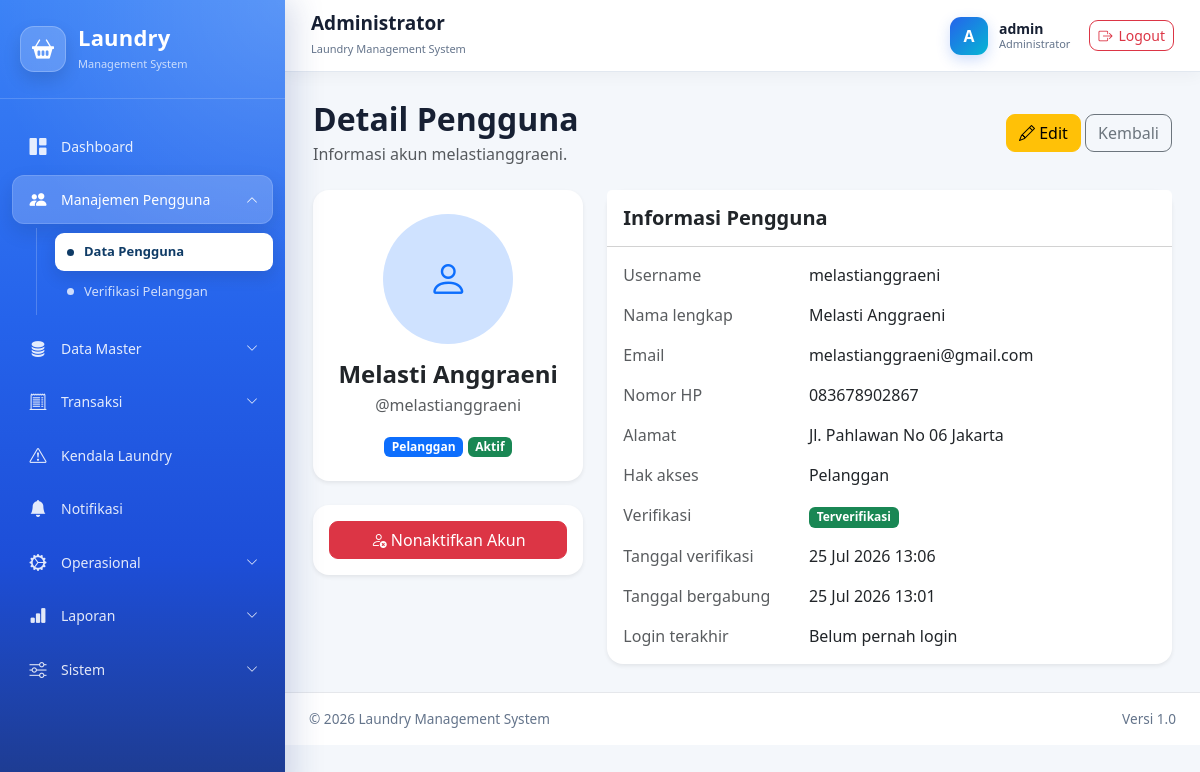
The app's page /administrator/pengguna/5/ (signed in) with its own data.
### administrator/models.py (models this page shows, shortened)
class User(AbstractUser):
    class Role(models.TextChoices):
        ADMINISTRATOR = "administrator", "Administrator"
        KASIR = "kasir", "Kasir"
        PETUGAS_LAUNDRY = "petugaslaundry", "Petugas Laundry"
        PELANGGAN = "pelanggan", "Pelanggan"
    role = models.CharField(
        max_length=30,
        choices=Role.choices,
        default=Role.PELANGGAN,
        db_index=True,
        verbose_name="Hak akses",
    )
    nomor_hp = models.CharField(
        max_length=20,
        unique=True,
        verbose_name="Nomor HP",
    )
    alamat = models.TextField(
        blank=True,
        verbose_name="Alamat",
    )
    foto = models.ImageField(
        upload_to="pengguna/foto/",
        blank=True,
        null=True,
        verbose_name="Foto",
    )
    is_verified = models.BooleanField(
        default=False,
        db_index=True,
        verbose_name="Terverifikasi",
        help_text="Pelanggan harus diverifikasi administrator sebelum dapat login.",
    )
    verified_at = models.DateTimeField(
        blank=True,
        null=True,
        verbose_name="Waktu verifikasi",
    )
    verified_by = models.ForeignKey(
        "self",
        on_delete=models.SET_NULL,
        blank=True,
        null=True,
        related_name="pengguna_diverifikasi",
        verbose_name="Diverifikasi oleh",
    )
    email = models.EmailField(
        unique=True,
        verbose_name="Email",
    )
    class Meta:
        verbose_name = "Pengguna"
        verbose_name_plural = "Data Pengguna"
        ordering = ["username"]
    def verifikasi(self, administrator):
        """
        Memverifikasi akun pelanggan.
        """
        self.is_verified = True
        self.is_active = True
        self.verified_at = timezone.now()
        self.verified_by = administrator
        self.save(
            update_fields=[
                "is_verified",
                "is_active",
                "verified_at",
                "verified_by",
            ]
        )

### administrator/views_user.py (the view)
@administrator_required
def user_detail(request, pk):
    user_obj = get_object_or_404(
        User,
        pk=pk,
    )
    context = {
        "user_obj": user_obj,
    }
    return render(
        request,
        "administrator/users/user_detail.html",
        context,
    )

### templates/administrator/users/user_detail.html (shortened to what this page needs)
{% extends "base.html" %}
{% block content %}
<div class="d-flex flex-wrap justify-content-between align-items-center mb-4">
    <div>
        <h2 class="fw-bold mb-1">
            Detail Pengguna
        </h2>
        <p class="text-muted mb-0">
            Informasi akun {{ user_obj.username }}.
        </p>
    </div>
    <div class="mt-3 mt-md-0">
        <a
            href="{% url 'administrator:user_update' user_obj.pk %}"
            class="btn btn-warning"
        >
            <i class="bi bi-pencil"></i>
            Edit
        </a>
        <a
            href="{% url 'administrator:user_list' %}"
            class="btn btn-outline-secondary"
        >
            Kembali
        </a>
    </div>
</div>
<div class="row g-4">
    <div class="col-lg-4">
        <div class="card border-0 shadow-sm text-center">
            <div class="card-body p-4">
                {% if user_obj.foto %}
                    <img
                        src="{{ user_obj.foto.url }}"
                        alt="{{ user_obj.username }}"
                        class="rounded-circle mb-3"
                        width="130"
                        height="130"
                        style="object-fit: cover;"
                    >
                {% else %}
                    <div
                        class="rounded-circle bg-primary-subtle text-primary d-flex align-items-center justify-content-center mx-auto mb-3"
                        style="width: 130px; height: 130px;"
                    >
                        <i class="bi bi-person fs-1"></i>
                    </div>
                {% endif %}
                <h4 class="fw-bold mb-1">
                    {{ user_obj.get_full_name|default:user_obj.username }}
                </h4>
                <p class="text-muted">
                    @{{ user_obj.username }}
                </p>
                <span class="badge bg-primary">
                    {{ user_obj.get_role_display }}
                </span>
                {% if user_obj.is_active %}
                    <span class="badge bg-success">
                        Aktif
                    </span>
                {% else %}
                    <span class="badge bg-secondary">
                        Nonaktif
                    </span>
                {% endif %}
            </div>
        </div>
        <div class="card border-0 shadow-sm mt-4">
            <div class="card-body">
                {% if user_obj.pk != request.user.pk and not user_obj.is_superuser %}
                    <form
                        method="post"
                        action="{% url 'administrator:user_toggle_active' user_obj.pk %}"
                        class="d-grid"
                    >
                        {% if user_obj.is_active %}
                            <button
                                type="submit"
                                class="btn btn-danger"
                                onclick="return confirm('Nonaktifkan akun ini?')"
                            >
                                <i class="bi bi-person-x"></i>
                                Nonaktifkan Akun
                            </button>
                        {% endif %}
                    </form>
                {% endif %}
            </div>
        </div>
    </div>
    <div class="col-lg-8">
        <div class="card border-0 shadow-sm">
            <div class="card-header bg-white py-3">
                <h5 class="fw-bold mb-0">
                    Informasi Pengguna
                </h5>
            </div>
            <div class="card-body">
                <div class="row mb-3">
                    <div class="col-sm-4 text-muted">
                        Username
                    </div>
                    <div class="col-sm-8">
                        {{ user_obj.username }}
                    </div>
                </div>
                <div class="row mb-3">
                    <div class="col-sm-4 text-muted">
                        Nama lengkap
                    </div>
                    <div class="col-sm-8">
                        {{ user_obj.get_full_name|default:"-" }}
                    </div>
                </div>
                <div class="row mb-3">
                    <div class="col-sm-4 text-muted">
                        Email
                    </div>
                    <div class="col-sm-8">
                        {{ user_obj.email|default:"-" }}
                    </div>
                </div>
                <div class="row mb-3">
                    <div class="col-sm-4 text-muted">
                        Nomor HP
                    </div>
                    <div class="col-sm-8">
                        {{ user_obj.nomor_hp|default:"-" }}
                    </div>
                </div>
                <div class="row mb-3">
                    <div class="col-sm-4 text-muted">
                        Alamat
                    </div>
                    <div class="col-sm-8">
                        {{ user_obj.alamat|default:"-"|linebreaksbr }}
                    </div>
                </div>
                <div class="row mb-3">
                    <div class="col-sm-4 text-muted">
                        Hak akses
                    </div>
                    <div class="col-sm-8">
                        {{ user_obj.get_role_display }}
                    </div>
                </div>
                <div class="row mb-3">
                    <div class="col-sm-4 text-muted">
                        Verifikasi
                    </div>
                    <div class="col-sm-8">
                        {% if user_obj.is_verified %}
                            <span class="badge bg-success">
                                Terverifikasi
                            </span>
                        {% else %}
                            <span class="badge bg-warning text-dark">
                                Belum diverifikasi
                            </span>
                        {% endif %}
                    </div>
                </div>
                <div class="row mb-3">
                    <div class="col-sm-4 text-muted">
                        Tanggal verifikasi
                    </div>
                    <div class="col-sm-8">
                        {% if user_obj.verified_at %}
                            {{ user_obj.verified_at|date:"d M Y H:i" }}
                        {% else %}
                            -
                        {% endif %}
                    </div>
                </div>
                <div class="row mb-3">
                    <div class="col-sm-4 text-muted">
                        Tanggal bergabung
                    </div>
                    <div class="col-sm-8">
                        {{ user_obj.date_joined|date:"d M Y H:i" }}
                    </div>
                </div>
                <div class="row">
                    <div class="col-sm-4 text-muted">
                        Login terakhir
                    </div>
                    <div class="col-sm-8">
                        {% if user_obj.last_login %}
                            {{ user_obj.last_login|date:"d M Y H:i" }}
                        {% else %}
                            Belum pernah login
                        {% endif %}
                    </div>
                </div>
            </div>
        </div>
    </div>
</div>
{% endblock %}

### templates/includes/navbar.html
<nav class="top-navbar">
    <div>
        <h5 class="navbar-title">
            {% if request.user.role == "administrator" %}
                Administrator
            {% elif request.user.role == "kasir" %}
                Kasir
            {% elif request.user.role == "petugas_laundry" %}
                Petugas Laundry
            {% elif request.user.role == "pelanggan" %}
                Pelanggan
            {% else %}
                Laundry Management System
            {% endif %}
        </h5>
        <small class="navbar-subtitle">
            Laundry Management System
        </small>
    </div>
    <div class="navbar-user">
        <div class="user-avatar">
            {{ request.user.username|first|upper }}
        </div>
        <div class="user-info">
            <span class="user-name">
                {{ request.user.get_full_name|default:request.user.username }}
            </span>
            <small>
                {% if request.user.is_authenticated %}
                    {{ request.user.get_role_display }}
                {% endif %}
            </small>
        </div>
        <a
            href="{% url 'logout' %}"
            class="btn btn-outline-danger btn-sm logout-button"
        >
            <i class="bi bi-box-arrow-right"></i>
            Logout
        </a>
    </div>
</nav>

### static/css/style.css (style rules this page uses)
:root { --sidebar-width: 285px; --primary: #2563eb; --primary-dark: #1d4ed8; --primary-deep: #1e3a8a; --primary-soft: #dbeafe; --cyan: #06b6d4; --body-bg: #f4f7fb; --text-dark: #172033; --text-muted: #64748b; --white: #ffffff; --border: #e2e8f0; }
* { box-sizing: border-box; }
html, body { min-height: 100%; }
body { margin: 0; background: var(--body-bg); color: var(--text-dark); font-family: "Segoe UI", Tahoma, Geneva, Verdana, sans-serif; }
.top-navbar { position: sticky; top: 0; z-index: 1020; display: flex; align-items: center; justify-content: space-between; min-height: 72px; padding: 12px 26px; background: rgba(255, 255, 255, 0.94); border-bottom: 1px solid var(--border); box-shadow: 0 4px 15px rgba(15, 23, 42, 0.04); backdrop-filter: blur(12px); }
.navbar-title { margin: 0; color: var(--text-dark); font-size: 19px; font-weight: 700; }
.navbar-subtitle { color: var(--text-muted); font-size: 11px; }
.navbar-user { display: flex; align-items: center; gap: 11px; }
.user-avatar { display: grid; width: 38px; height: 38px; place-items: center; color: var(--white); background: linear-gradient(135deg, var(--primary), var(--cyan)); border-radius: 11px; font-weight: 700; box-shadow: 0 5px 14px rgba(37, 99, 235, 0.22); }
.user-info { display: flex; flex-direction: column; line-height: 1.2; }
.user-name { color: var(--text-dark); font-size: 14px; font-weight: 600; }
.user-info small { color: var(--text-muted); font-size: 11px; }
.logout-button { display: inline-flex; align-items: center; gap: 6px; margin-left: 8px; border-radius: 9px; }
.card { border: 1px solid rgba(226, 232, 240, 0.8); border-radius: 16px; box-shadow: 0 10px 28px rgba(15, 23, 42, 0.06); }
.btn { border-radius: 9px; }

### records on screen
User: user.username|first "A", user.get_full_name "admin", user.role "Administrator"
User: username "melastianggraeni", get_full_name "Melasti Anggraeni", role "Pelanggan", email "melastianggraeni@gmail.com", nomor_hp "083678902867", alamat "Jl. Pahlawan No 06 Jakarta", verified_at "25 Jul 2026 13:06", date_joined "25 Jul 2026 13:01"
